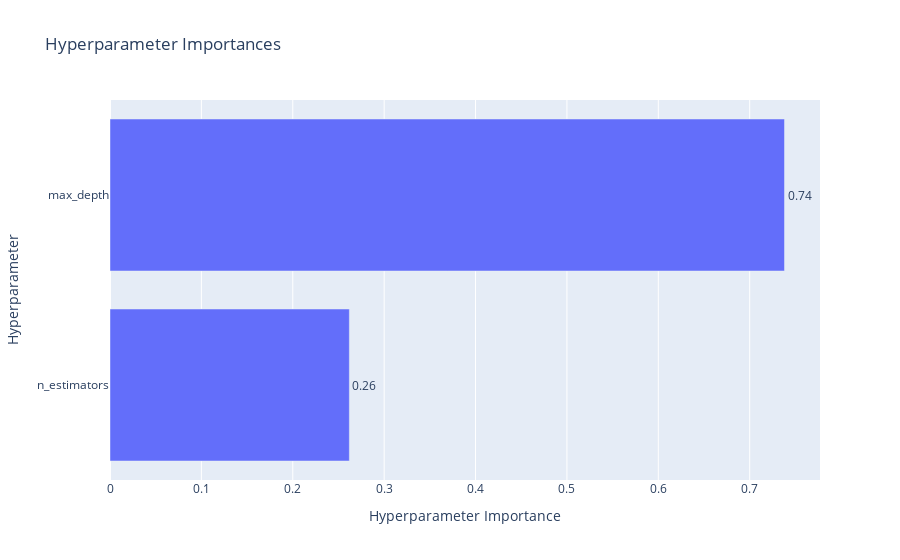

The notebook cell this image was saved under:
### Code cell
# 5. importance plot
plot_param_importances(study).show()

### Figure 1 — Plotly figure (JSON) as saved in the notebook; plotly's stock layout.template omitted (floating-point values rounded to 4 significant figures)
{"data": [{"cliponaxis": false, "hovertemplate": ["n_estimators (IntDistribution): 0.2619152191903686<extra></extra>", "max_depth (IntDistribution): 0.7380847808096315<extra></extra>"], "name": "Objective Value", "orientation": "h", "text": ["0.26", "0.74"], "textposition": "outside", "type": "bar", "x": [0.2619, 0.7381], "y": ["n_estimators", "max_depth"]}], "layout": {"title": {"text": "Hyperparameter Importances"}, "xaxis": {"title": {"text": "Hyperparameter Importance"}}, "yaxis": {"title": {"text": "Hyperparameter"}}}}
